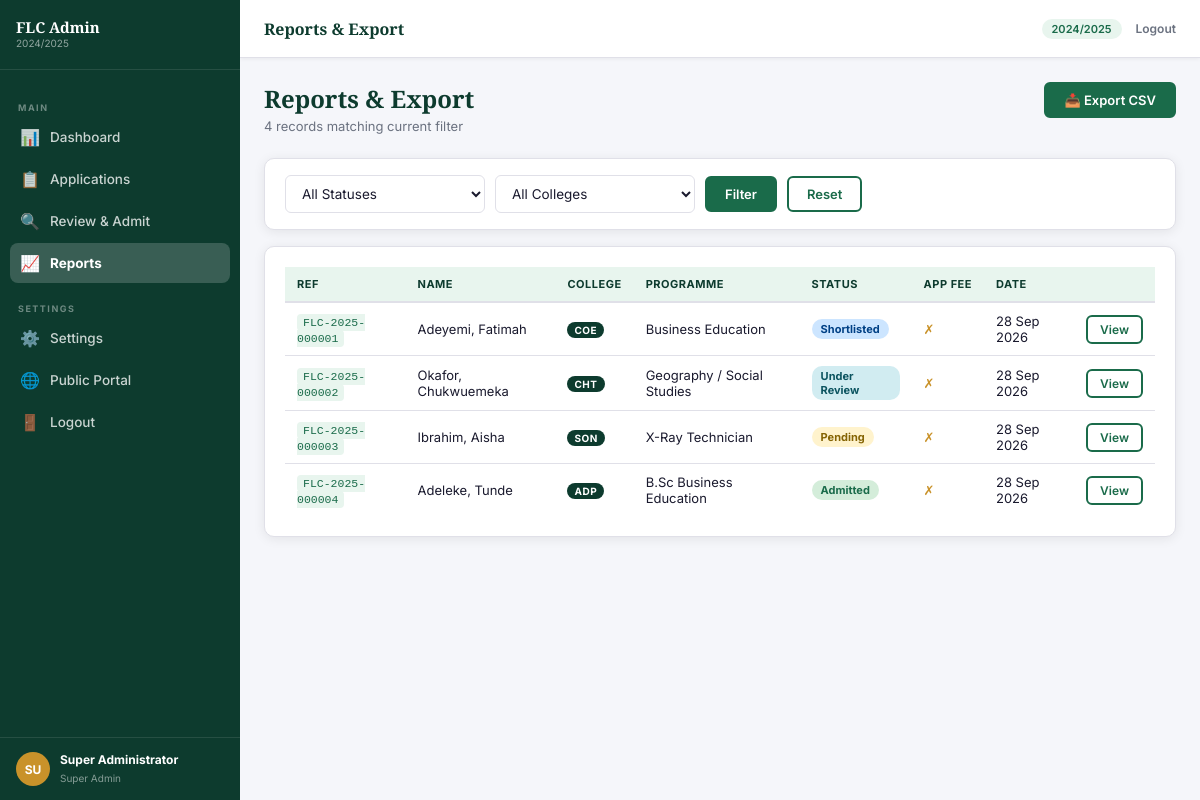
The page /admin/reports.php (signed in) on the database its author committed.
### tables this page shows
CREATE TABLE IF NOT EXISTS applications (
  id                  INT UNSIGNED   AUTO_INCREMENT PRIMARY KEY,
  applicant_id        INT UNSIGNED   NOT NULL,
  session_id          TINYINT UNSIGNED NOT NULL,
  college_id          TINYINT UNSIGNED NOT NULL,
  programme_id        SMALLINT UNSIGNED NOT NULL,
  application_type    ENUM('Fresh','Transfer','Direct Entry','International') NOT NULL DEFAULT 'Fresh',

   
  jamb_reg_number     VARCHAR(20),
  jamb_score          SMALLINT,
  olevel_school       VARCHAR(150),
  olevel_year1        YEAR,
  olevel_year2        YEAR,
  entry_mode          ENUM('UTME','Direct Entry','HND','Transfer','Entrance Exam','International') NOT NULL,

   
  destination_country VARCHAR(80),
  foreign_university  VARCHAR(150),

   
  status              ENUM('Pending','Under Review','Shortlisted',
                           'Admitted','Rejected','Deferred') NOT NULL DEFAULT 'Pending',
  admin_remark        TEXT,
  reviewed_by         SMALLINT UNSIGNED,
  reviewed_at         DATETIME,

   
  form_fee_paid       TINYINT(1)  NOT NULL DEFAULT 0,
  acceptance_paid     TINYINT(1)  NOT NULL DEFAULT 0,
  tuition_paid        TINYINT(1)  NOT NULL DEFAULT 0,

   
  step_personal       TINYINT(1)  NOT NULL DEFAULT 0,
  step_academic       TINYINT(1)  NOT NULL DEFAULT 0,
  step_documents      TINYINT(1)  NOT NULL DEFAULT 0,
  step_payment        TINYINT(1)  NOT NULL DEFAULT 0,
  step_submitted      TINYINT(1)  NOT NULL DEFAULT 0,

  submitted_at        DATETIME,
  created_at          TIMESTAMP   NOT NULL DEFAULT CURRENT_TIMESTAMP,
  updated_at          TIMESTAMP   NOT NULL DEFAULT CURRENT_TIMESTAMP ON UPDATE CURRENT_TIMESTAMP,

  FOREIGN KEY (applicant_id)  REFERENCES applicants(id)          ON DELETE CASCADE,
  FOREIGN KEY (session_id)    REFERENCES academic_sessions(id)   ON DELETE RESTRICT,
  FOREIGN KEY (college_id)    REFERENCES colleges(id)            ON DELETE RESTRICT,
  FOREIGN KEY (programme_id)  REFERENCES programmes(id)          ON DELETE RESTRICT,
  INDEX idx_status     (status),
  INDEX idx_applicant  (applicant_id),
  INDEX idx_programme  (programme_id)
);

CREATE TABLE IF NOT EXISTS applicants (
  id              INT UNSIGNED     AUTO_INCREMENT PRIMARY KEY,
  ref_number      VARCHAR(20)      NOT NULL UNIQUE,   
  surname         VARCHAR(80)      NOT NULL,
  firstname       VARCHAR(80)      NOT NULL,
  middlename      VARCHAR(80),
  email           VARCHAR(150)     NOT NULL UNIQUE,
  phone           VARCHAR(20)      NOT NULL,
  password_hash   VARCHAR(255)     NOT NULL,
  gender          ENUM('Male','Female','Other') NOT NULL,
  date_of_birth   DATE             NOT NULL,
  state_of_origin VARCHAR(60)      NOT NULL,
  lga             VARCHAR(80)      NOT NULL,
  nationality     VARCHAR(60)      NOT NULL DEFAULT 'Nigerian',
  religion        VARCHAR(40),
  home_address    TEXT             NOT NULL,
  passport_photo  VARCHAR(255),                   
  is_verified     TINYINT(1)       NOT NULL DEFAULT 0,
  verify_token    VARCHAR(100),
  reset_token     VARCHAR(100),
  reset_expires   DATETIME,
  last_login      DATETIME,
  created_at      TIMESTAMP        NOT NULL DEFAULT CURRENT_TIMESTAMP,
  updated_at      TIMESTAMP        NOT NULL DEFAULT CURRENT_TIMESTAMP ON UPDATE CURRENT_TIMESTAMP,
  INDEX idx_ref   (ref_number),
  INDEX idx_email (email)
);

CREATE TABLE IF NOT EXISTS colleges (
  id          TINYINT UNSIGNED AUTO_INCREMENT PRIMARY KEY,
  code        VARCHAR(20)  NOT NULL UNIQUE,    
  name        VARCHAR(120) NOT NULL,
  description TEXT,
  is_active   TINYINT(1)   NOT NULL DEFAULT 1,
  created_at  TIMESTAMP    NOT NULL DEFAULT CURRENT_TIMESTAMP
);

CREATE TABLE IF NOT EXISTS programmes (
  id               SMALLINT UNSIGNED AUTO_INCREMENT PRIMARY KEY,
  department_id    SMALLINT UNSIGNED NOT NULL,
  college_id       TINYINT UNSIGNED  NOT NULL,
  code             VARCHAR(20)  NOT NULL UNIQUE,
  name             VARCHAR(180) NOT NULL,
  qualification    VARCHAR(60)  NOT NULL,    
  duration_years   TINYINT      NOT NULL DEFAULT 2,
  requirements     TEXT,                     
  application_fee  DECIMAL(10,2) NOT NULL DEFAULT 5000.00,
  acceptance_fee   DECIMAL(10,2) NOT NULL DEFAULT 10000.00,
  tuition_fee      DECIMAL(10,2) NOT NULL DEFAULT 0.00,
  is_active        TINYINT(1)   NOT NULL DEFAULT 1,
  created_at       TIMESTAMP    NOT NULL DEFAULT CURRENT_TIMESTAMP,
  FOREIGN KEY (department_id) REFERENCES departments(id) ON DELETE CASCADE,
  FOREIGN KEY (college_id)    REFERENCES colleges(id)    ON DELETE CASCADE
);

### admin/reports.php (the view, shortened to what this page needs)
<?php
require_once dirname(__DIR__) . '/includes/functions.php';
$where = ['1=1']; $params = [];
$wsql = implode(' AND ', $where);
$rows = $pdo->prepare("
    SELECT ap.ref_number, ap.surname, ap.firstname, ap.email, ap.phone,
           ap.gender, ap.state_of_origin, ap.date_of_birth,
           p.name AS programme, p.qualification, c.code AS college,
           a.status, a.entry_mode, a.jamb_score,
           a.form_fee_paid, a.acceptance_paid,
           a.created_at, a.submitted_at
    FROM applications a
    JOIN applicants ap ON a.applicant_id=ap.id
    JOIN programmes p  ON a.programme_id=p.id
    JOIN colleges c    ON a.college_id=c.id
    WHERE $wsql ORDER BY a.created_at DESC
");
$rows->execute($params);
$data = $rows->fetchAll();
require_once dirname(__DIR__) . '/admin/partials/admin-header.php';
?>
<div class="admin-content">
    <div class="admin-page-header">
        <div><h1>Reports &amp; Export</h1><p><?= count($data) ?> records matching current filter</p></div>
        <div class="admin-page-actions">
            <a href="?<?= http_build_query(array_merge($_GET,['export'=>'csv'])) ?>"
               class="btn btn-primary">📥 Export CSV</a>
        </div>
    </div>
    <div class="admin-card filter-card">
        <form method="GET" class="filter-form">
            <select name="status" class="form-control">
                <option value="">All Statuses</option>
            </select>
            <select name="college" class="form-control">
                <option value="">All Colleges</option>
            </select>
            <button type="submit" class="btn btn-primary">Filter</button>
            <a href="<?= BASE_URL ?>/admin/reports.php" class="btn btn-outline">Reset</a>
        </form>
    </div>
    <div class="admin-card">
        <div class="table-responsive">
            <table class="admin-table">
                <thead><tr><th>Ref</th><th>Name</th><th>College</th><th>Programme</th><th>Status</th><th>App Fee</th><th>Date</th><th></th></tr></thead>
                <tbody>
                    <?php foreach ($data as $r): ?>
                    <tr>
                        <td><code><?= e($r['ref_number']) ?></code></td>
                        <td><?= e($r['surname'].', '.$r['firstname']) ?></td>
                        <td><span class="college-tag"><?= e($r['college']) ?></span></td>
                        <td><?= e($r['programme']) ?></td>
                        <td><?= statusBadge($r['status']) ?></td>
                        <td><?= $r['form_fee_paid']?'<span style="color:#1a6b4a">✓</span>':'<span style="color:#c9922a">✗</span>' ?></td>
                        <td><?= formatDate($r['created_at']) ?></td>
                        <td><a href="<?= BASE_URL ?>/admin/review.php?id=<?= urlencode($r['ref_number']) ?>" class="btn btn-sm btn-outline">View</a></td>
                    </tr>
                    <?php endforeach; ?>
                </tbody>
            </table>
        </div>
    </div>
</div>
<?php require_once dirname(__DIR__) . '/admin/partials/admin-footer.php'; ?>

### includes/functions.php (shortened to what this page needs)
<?php
function e(string $str): string
{
    return htmlspecialchars($str, ENT_QUOTES | ENT_HTML5, 'UTF-8');
}
function formatDate(string $date): string
{
    return date('d M Y', strtotime($date));
}
function statusBadge(string $status): string
{
    $map = [
        'Pending'      => 'badge-warning',
        'Under Review' => 'badge-info',
        'Shortlisted'  => 'badge-primary',
        'Admitted'     => 'badge-success',
        'Rejected'     => 'badge-danger',
        'Deferred'     => 'badge-secondary',
    ];
    $class = $map[$status] ?? 'badge-secondary';
    return "<span class=\"badge {$class}\">" . e($status) . "</span>";
}

### assets/css/admin.css (style rules this page uses)
:root { --ad-green: #0d3b2e; --ad-mid: #1a6b4a; --ad-light: #e8f5ee; --ad-gold: #c9922a; --ad-white: #ffffff; --ad-cream: #f5f6fa; --ad-border: #e0e0e8; --ad-text: #1a1a2e; --ad-muted: #6b7280; --ad-shadow: 0 2px 12px rgba(0,0,0,0.08); --ad-radius: 10px; --sb-width: 240px; --font: 'Inter', sans-serif; --font-head: 'Playfair Display', serif; }
*,*::before,*::after { box-sizing:border-box;margin:0;padding:0 }
body { font-family:var(--font);color:var(--ad-text);background:var(--ad-cream);font-size:14px;-webkit-font-smoothing:antialiased }
a { text-decoration:none;color:inherit;transition:color .2s }
.btn { display:inline-flex;align-items:center;gap:6px;padding:8px 18px;border-radius:6px;font-family:var(--font);font-size:13px;font-weight:600;cursor:pointer;border:2px solid transparent;transition:all .2s;white-space:nowrap }
.btn-sm { padding:5px 12px;font-size:12px }
.btn-primary { background:var(--ad-mid);color:#fff;border-color:var(--ad-mid) }
.btn-outline { background:transparent;color:var(--ad-mid);border-color:var(--ad-mid) }
.form-control { width:100%;padding:9px 12px;border:1.5px solid var(--ad-border);border-radius:6px;font-family:var(--font);font-size:13.5px;color:var(--ad-text);background:#fff;outline:none;transition:border-color .2s }
.admin-content { flex:1;padding:24px;overflow-y:auto }
.admin-page-header { display:flex;justify-content:space-between;align-items:flex-start;margin-bottom:24px;flex-wrap:wrap;gap:12px }
.admin-page-header h1 { font-family:var(--font-head);font-size:24px;color:var(--ad-green);margin-bottom:3px }
.admin-page-header p { font-size:13px;color:var(--ad-muted) }
.admin-page-actions { display:flex;gap:10px;align-items:center;flex-wrap:wrap }
.admin-card { background:#fff;border-radius:var(--ad-radius);box-shadow:var(--ad-shadow);border:1px solid var(--ad-border);padding:20px;margin-bottom:20px }
.admin-card:last-child { margin-bottom:0 }
.table-responsive { overflow-x:auto }
.admin-table { width:100%;border-collapse:collapse;font-size:13px }
.admin-table th { background:var(--ad-light);color:var(--ad-green);font-size:11px;font-weight:700;text-transform:uppercase;letter-spacing:.5px;padding:10px 12px;text-align:left;white-space:nowrap;border-bottom:2px solid var(--ad-border) }
.admin-table td { padding:10px 12px;border-bottom:1px solid var(--ad-border);vertical-align:middle }
.admin-table tr:last-child td { border-bottom:none }
code { font-size:11.5px;background:var(--ad-light);color:var(--ad-mid);padding:2px 6px;border-radius:4px;font-family:monospace }
.college-tag { background:var(--ad-green);color:#fff;font-size:10px;font-weight:700;padding:2px 7px;border-radius:10px;letter-spacing:.5px }
.badge { display:inline-block;padding:3px 9px;border-radius:10px;font-size:11px;font-weight:700 }
.badge-success { background:#d4edda;color:#1a6b4a }
.badge-warning { background:#fff3cd;color:#856404 }
.badge-info { background:#d1ecf1;color:#0c5460 }
.badge-primary { background:#cce5ff;color:#004085 }
.filter-card { padding:16px 20px;margin-bottom:16px }
.filter-form { display:flex;flex-wrap:wrap;gap:10px;align-items:center }
.filter-form .form-control { max-width:200px }

### rows shown on the page
applications: applicant.ref_number "FLC-2025-000001", applicant.firstname "Adeyemi, Fatimah", college.code "COE", programme.name "Business Education", status "Shortlisted", created_at "28 Sep 2026"
applications: applicant.ref_number "FLC-2025-000002", applicant.firstname "Okafor, Chukwuemeka", college.code "CHT", programme.name "Geography / Social Studies", status "Under Review", created_at "28 Sep 2026"
applications: applicant.ref_number "FLC-2025-000003", applicant.firstname "Ibrahim, Aisha", college.code "SON", programme.name "X-Ray Technician", status "Pending", created_at "28 Sep 2026"
applications: applicant.ref_number "FLC-2025-000004", applicant.firstname "Adeleke, Tunde", college.code "ADP", programme.name "B.Sc Business Education", status "Admitted", created_at "28 Sep 2026"

### other values the page prints
SITE_SESSION "2024/2025"
substr($_SESSION['admin_name'],0,2) "SU"
$_SESSION['admin_name'] "Super Administrator"
$_SESSION['admin_role'] "Super Admin"
$pageTitle "Reports & Export"
count($data) "4"
